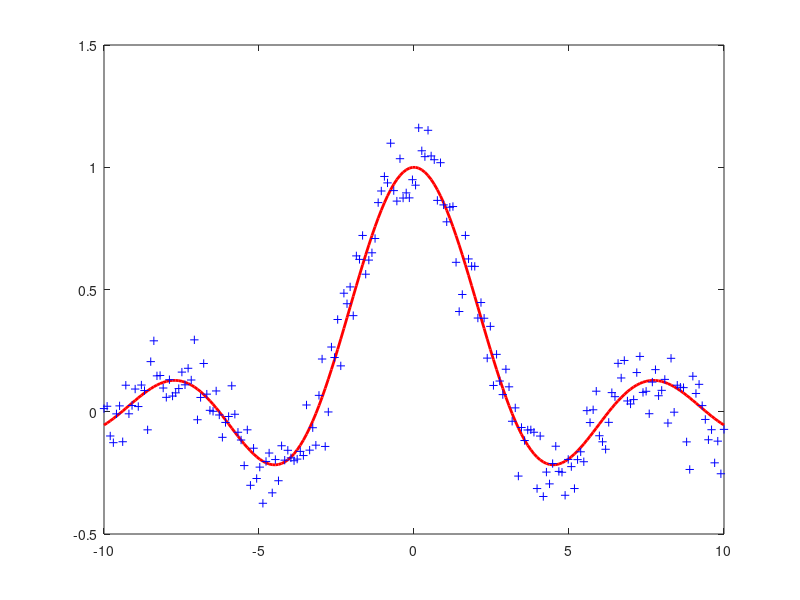

This figure's MATLAB source: (Note: this script raises an error after producing the figure.)
function fullGP

clc;
clear;
close all;
%% the example fuction
datasize=200;
var_noise=0.1;
x=linspace(-10,10,datasize)';
    f=sin(x)./x;
noise=var_noise*randn(datasize,1);
y=f+noise;
x_raw=x;
plot(x_raw,f,'r-','LineWidth',2),hold on;
%%
plot(x,y,'b+'),hold on
K_mat=Kernel_func(x,x,0.7,1.2)+var_noise*eye(datasize);
[vecmat,valmat]=eig(K_mat);
% valmat=diag(valmat);
% [valmat,ix]=sort(valmat,'descend');
% vecmat=vecmat(:,ix);
L=chol(K_mat,'lower');
%%
testnum=500;
x_test=linspace(-15,15,testnum)';
K_test_train=Kernel_func(x_test,x,0.7,1.2);
K_test=Kernel_func(x_test,x_test,0.7,1.2);

f_mean=K_test_train*(L'\(L\y));
for i=1:testnum
K_ss=Kernel_func(x_test(i),x_test(i),0.7,1.2);
K_s=Kernel_func(x_test(i),x,0.7,1.2);
v=L\K_s';
  f_var(i)=K_ss-v'*v;
end
f_var=f_var';
plot(x_test,f_mean,'b-','LineWidth',2),hold on;
%%
x_area=[x_test;flipdim(x_test,1)];
ybound_std=[(f_mean+1.96*sqrt(f_var));flipdim(f_mean-1.96*sqrt(f_var),1)];
fill(x_area,ybound_std,[187 255 0]/255,'EdgeColor','none');
plot(x,f,'r-','LineWidth',2),hold on;
plot(x,y,'b+'),hold on;
plot(x_test,f_mean,'b-','LineWidth',2),hold on;
%%
legend1=legend('target function','training points','preditive distribution','95% confidence interval');
 set(legend1,'Box','off','Color','none',...
     'Location','NorthEast');
xlabel('full Gaussian Processes')
set(gca,'XTick',[-15:3:15])
matlab2tikz( 'fullGP.tex' )


